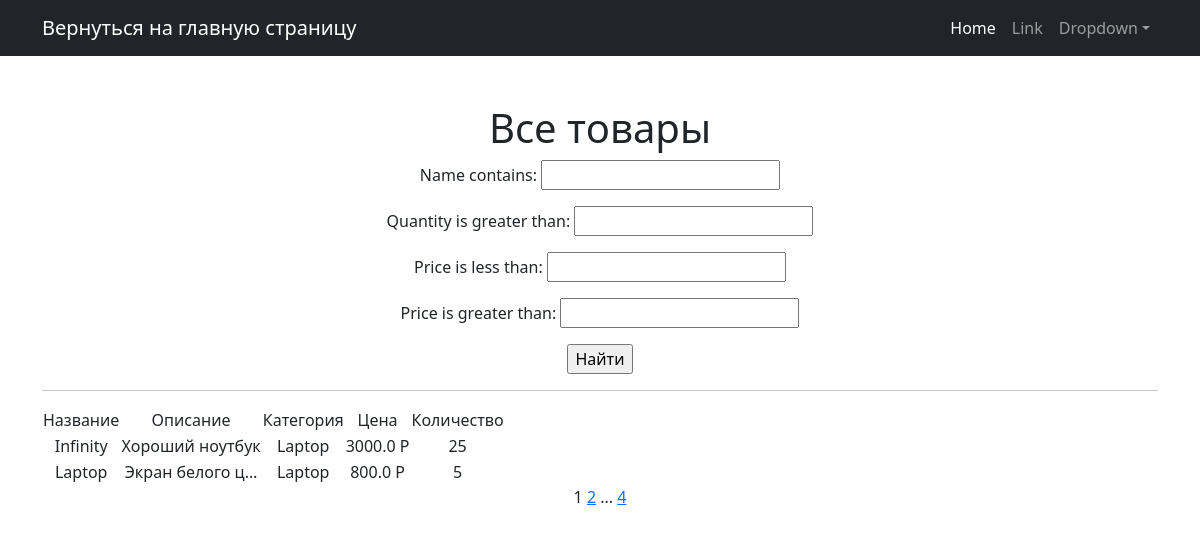
Screenshot of /products/ with the database file from the repository.
### simpleapp/models.py (models this page shows, shortened)
class Product(models.Model):
    name = models.CharField(
        max_length=50,
        unique=True,
    )
    description = models.TextField()
    quantity = models.IntegerField(
        validators=[MinValueValidator(0)],
    )
    category = models.ForeignKey(
        to='Category',
        on_delete=models.CASCADE,
        related_name='products',
    )
    price = models.FloatField(
        validators=[MinValueValidator(0.0)],
    )

class Category(models.Model):
    name = models.CharField(max_length=100, unique=True)

### simpleapp/views.py (the view)
# urls.py: path('', ProductsList.as_view(), name='product_list'),
class ProductsList(ListView):
    model = Product
    ordering = 'name'
    template_name = 'products.html'
    context_object_name = 'products'
    paginate_by = 2
    def get_queryset(self):
        queryset = super().get_queryset()
        self.filterset = ProductFilter(self.request.GET, queryset)
        return self.filterset.qs
    def get_context_data(self, **kwargs):
        contex = super().get_context_data(**kwargs)
        contex['time_now'] = datetime.utcnow()
        contex['next_sale'] = 'Распродажа в среду!'
        contex['filterset'] = self.filterset
        return contex

### simpleapp/templatetags/custom_filters.py (called while the page is built)
@register.filter()
def currency(value, code='rub'):
   postfix = CURRENCIES_SYMBOLS[code]
   return f'{value} {postfix}'

### templates/products.html (shortened to what this page needs)
{% extends 'flatpages/default.html' %}
{% load custom_filters %}
{% block content %}
   <h1>Все товары</h1>
   <form action="" method="get">
       {{ filterset.form.as_p }}
       <input type="submit" value="Найти" />
   </form>
   <hr>
   {% if products %}
       <table>
           <tr>
               <td>Название</td>
               <td>Описание</td>
               <td>Категория</td>
               <td>Цена</td>
               <td>Количество</td>
           </tr>
           {% for product in products %}
           <tr>
               <td>{{ product.name }}</td>
               <td>{{ product.description|truncatechars:15 }}</td>
               <td>{{ product.category.name }}</td>
               <td>{{ product.price|currency }}</td>
               <td>{{ product.quantity }}</td>
           </tr>
           {% endfor %}
       </table>
   {% else %}
       <h2>Товаров нет!</h2>
   {% endif %}
   {{ page_obj.number }}
   {% if page_obj.has_next %}
       <a href="?page={{ page_obj.next_page_number }}">{{ page_obj.next_page_number }}</a>
       {% if paginator.num_pages != page_obj.next_page_number %}
           ...
           <a href="?page={{ page_obj.paginator.num_pages }}">{{ page_obj.paginator.num_pages }}</a>
       {% endif %}
   {% endif %}
{% endblock content %}

### templates/flatpages/default.html (shortened to what this page needs)
<!DOCTYPE html>
{% load static %}
<html lang="en">
    <head>
        <link href={% static "css/styles.css" %} rel="stylesheet" />
    </head>
    <body>
        <nav class="navbar navbar-expand-lg navbar-dark bg-dark">
            <div class="container">
                <a class="navbar-brand" href="#">Вернуться на главную страницу</a>
                <div class="collapse navbar-collapse" id="navbarSupportedContent">
                    <ul class="navbar-nav ms-auto mb-2 mb-lg-0">
                        <li class="nav-item"><a class="nav-link active" aria-current="page" href="#">Home</a></li>
                        <li class="nav-item"><a class="nav-link" href="#">Link</a></li>
                        <li class="nav-item dropdown">
                            <a class="nav-link dropdown-toggle" id="navbarDropdown" href="#" role="button" data-bs-toggle="dropdown" aria-expanded="false">Dropdown</a>
                        </li>
                    </ul>
                </div>
            </div>
        </nav>
        <div class="container">
            <div class="text-center mt-5">
                {% block content %}{% endblock %}
            </div>
        </div>
    </body>
</html>

### rows the page displays
Product: name "Infinity", description "Хороший ноутбук", category.name "Laptop", price "3000.0 Р", quantity "25"
Product: name "Laptop", description "Экран белого ц…", category.name "Laptop", price "800.0 Р", quantity "5"

### other values shown
{{ page_obj.number }} "1"
{{ page_obj.next_page_number }} "2"
{{ page_obj.paginator.num_pages }} "4"
